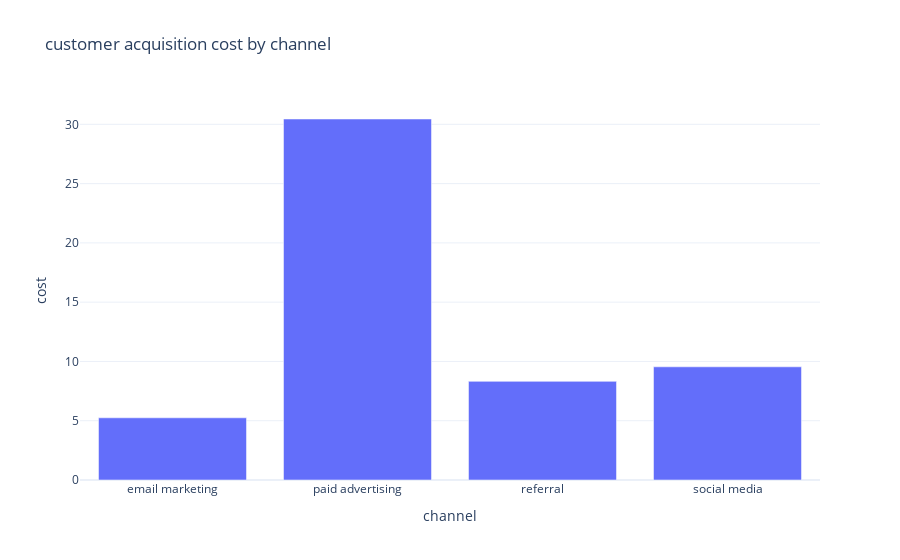

Source (notebook cell):
### Code cell
fig=px.bar(cost_by_channel,
           x='channel',
           y='cost',
           title='customer acquisition cost by channel')
fig.show()

### Figure 1 — Plotly figure (JSON) as saved in the notebook; plotly's stock layout.template omitted (floating-point values rounded to 4 significant figures)
{"data": [{"hovertemplate": "channel=%{x}<br>cost=%{y}<extra></extra>", "legendgroup": "", "marker": {"color": "#636efa", "pattern": {"shape": ""}}, "name": "", "orientation": "v", "showlegend": false, "textposition": "auto", "type": "bar", "x": ["email marketing", "paid advertising", "referral", "social media"], "xaxis": "x", "y": [5.246, 30.45, 8.32, 9.546], "yaxis": "y"}], "layout": {"barmode": "relative", "legend": {"tracegroupgap": 0}, "title": {"text": "customer acquisition cost by channel"}, "xaxis": {"anchor": "y", "domain": [0, 1], "title": {"text": "channel"}}, "yaxis": {"anchor": "x", "domain": [0, 1], "title": {"text": "cost"}}}}
